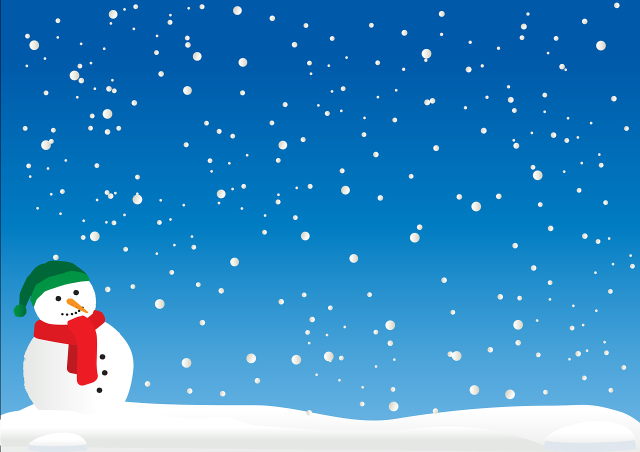
#> input picture PythonImageWorkspace/OpenCV/img/snowman.png, 1280 x 904 px (shown at 1/2 size)
$ jupyter execute 17_canny_Edge.ipynb
#> lines starting #> are read from the running program, lines starting #| are printed output that depends on the picture
# 17. 이미지 검출 (경계선)
## Canny Edge Detection

[cell 1]
import cv2
img = cv2.imread('./img/snowman.png')
#> img is the input picture: shape (904, 1280, 3); mean B, G, R 196.4, 138.8, 54.2

canny = cv2.Canny(img, 150, 200)
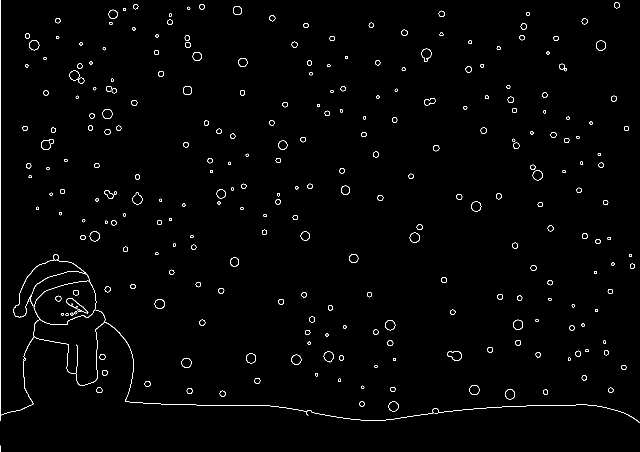
#> canny: shape (904, 1280) (shown at 1/2 size); 1.1% white in thin lines or dots
# 대상 이미지, minVal (하위임계값), maxVal(상위임계값)

cv2.imshow('img', img)
cv2.imshow('canny', canny)
cv2.waitKey(0)
cv2.destroyAllWindows()

[cell 2]
def empty(pos):
    pass

[cell 3]
name = 'Trackbar'
cv2.namedWindow(name, cv2.WINDOW_NORMAL)
cv2.createTrackbar('threshold1', name, 0, 255, empty) # minVal
cv2.createTrackbar('threshold2', name, 0, 255, empty) # maxVal

# h, w = img.shape[:2]
# img = cv2.resize(img, (w//2, h//2))

while True:
    threshold1 = cv2.getTrackbarPos('threshold1', name)
    threshold2 = cv2.getTrackbarPos('threshold2', name)

    canny = cv2.Canny(img, threshold1, threshold2)
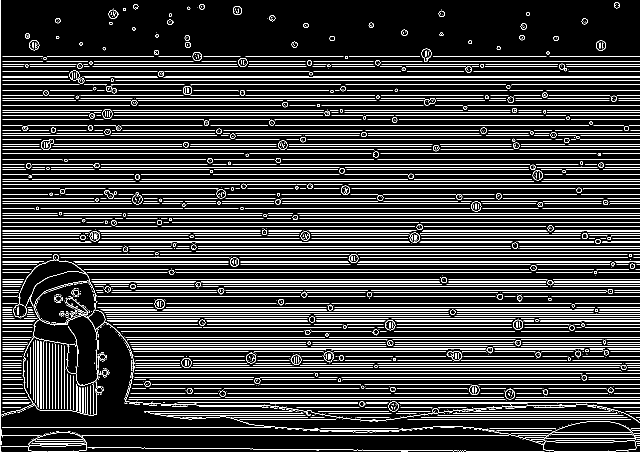
#> canny: shape (904, 1280) (shown at 1/2 size); 13% white in thin lines or dots

    cv2.imshow('img', img)
    cv2.imshow(name, canny)

    if cv2.waitKey(1) == ord('q'):
#> (key q is pressed here)
        break

cv2.destroyAllWindows()
